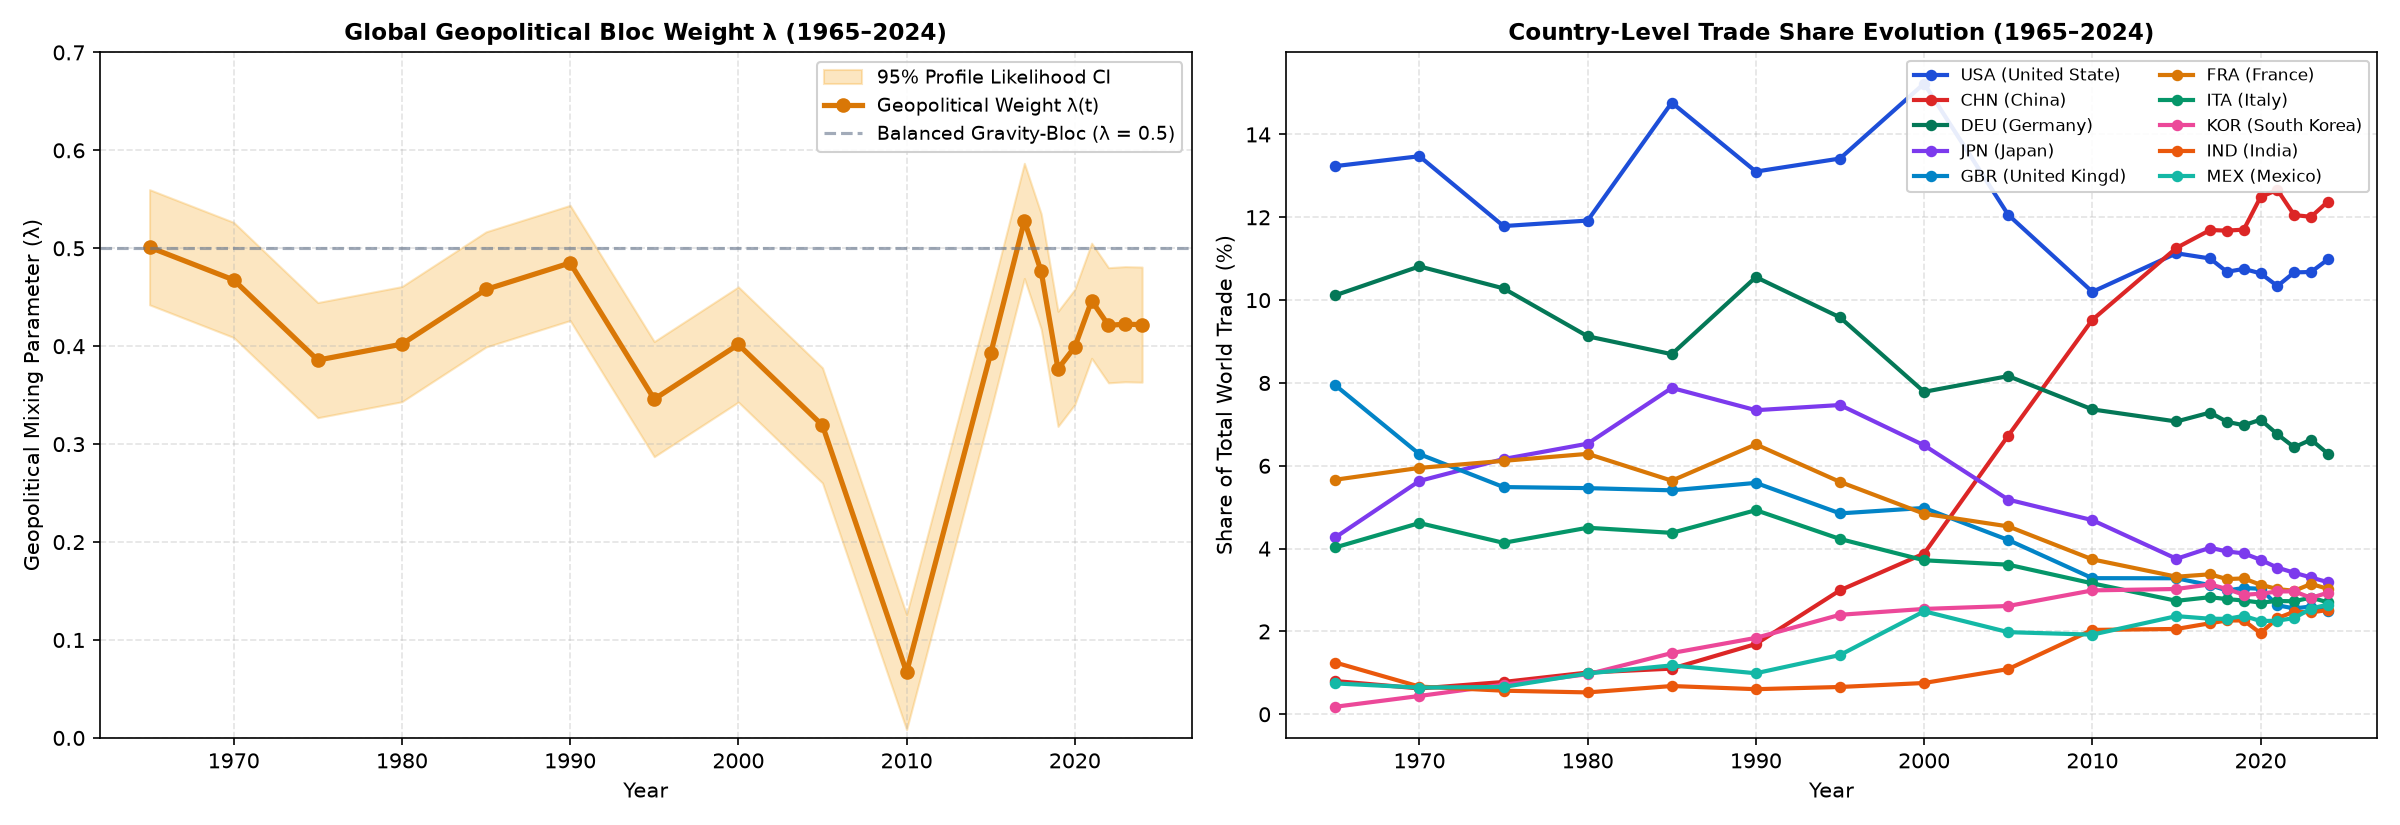

Here is the Python script that generated this plot:
import os, time, torch, numpy as np, pandas as pd, matplotlib.pyplot as plt
from scipy.spatial.distance import cdist

device = torch.device("cpu")
torch.manual_seed(0); np.random.seed(0)

# ----------------------------------------------------------------------
# 1. File Paths and Lookups Setup
# ----------------------------------------------------------------------
gravity_file = "../data/World_commercial_network/Gravity_V202211.csv"
coords_file  = "../data/World_commercial_network/countries_codes_and_coordinates.csv"
baci_dir     = "../data/World_commercial_network/BACI_2017_2024_dataset"

# Coordinates lookup
df_c = pd.read_csv(coords_file)
df_c.columns = [c.strip().replace('"','') for c in df_c.columns]
for col in df_c.columns:
    df_c[col] = df_c[col].astype(str).str.strip().str.replace('"','')
df_c["lat"] = pd.to_numeric(df_c["Latitude (average)"], errors="coerce")
df_c["lon"] = pd.to_numeric(df_c["Longitude (average)"], errors="coerce")
df_c = df_c.dropna(subset=["Alpha-3 code","lat","lon"]).copy()
iso_to_lat  = dict(zip(df_c["Alpha-3 code"], df_c["lat"]))
iso_to_lon  = dict(zip(df_c["Alpha-3 code"], df_c["lon"]))
iso_to_name = dict(zip(df_c["Alpha-3 code"], df_c["Country"]))

# BACI country code mapping
df_cc = pd.read_csv(f"{baci_dir}/country_codes_V202601.csv")
baci_code_to_iso3 = dict(zip(df_cc["country_code"], df_cc["country_iso3"]))

# Model hyperparameters
N_NATIONS   = 100
R_EARTH     = 6371.0
SIGMA_GAUGE = 1.0
d_s         = 2

# Historical years from Gravity + Recent years from BACI
hist_years = [1965, 1970, 1975, 1980, 1985, 1990, 1995, 2000, 2005, 2010, 2015]
baci_years = [2017, 2018, 2019, 2020, 2021, 2022, 2023, 2024]
all_years  = sorted(hist_years + baci_years)

# Load historical data in chunks
print("Loading historical data from Gravity_V202211.csv...")
t_start = time.time()
cols_to_use = ['year','iso3_o','iso3_d','tradeflow_baci','tradeflow_comtrade_o','tradeflow_comtrade_d','tradeflow_imf_o','tradeflow_imf_d']
chunks = []
for chunk in pd.read_csv(gravity_file, usecols=cols_to_use, chunksize=500_000):
    sub = chunk[chunk['year'].isin(hist_years)]
    if not sub.empty:
        chunks.append(sub)
df_hist = pd.concat(chunks, ignore_index=True)
df_hist['val'] = (
    df_hist['tradeflow_baci']
    .fillna(df_hist['tradeflow_comtrade_o'])
    .fillna(df_hist['tradeflow_comtrade_d'])
    .fillna(df_hist['tradeflow_imf_o'])
    .fillna(df_hist['tradeflow_imf_d'])
)
print(f"  → Loaded {len(df_hist)} historical rows in {time.time() - t_start:.2f}s.")

# Countries to track country-by-country
tracked_countries = ["USA", "CHN", "DEU", "JPN", "GBR", "FRA", "ITA", "KOR", "IND", "MEX"]
country_trade_evolution = {iso: [] for iso in tracked_countries}
yearly_results = []

# ----------------------------------------------------------------------
# 2. Multi-Decade Country-by-Country Inference Loop
# ----------------------------------------------------------------------
print("\nRunning inference loop across 1965–2024...")

for yr in all_years:
    t_yr = time.time()
    if yr in hist_years:
        source_name = "CEPII Gravity"
        df_yr = df_hist[(df_hist['year'] == yr) & (df_hist['val'] > 0) & (df_hist['iso3_o'] != df_hist['iso3_d'])].copy()
        trade_agg = df_yr.groupby(['iso3_o','iso3_d'])['val'].sum().reset_index()
    else:
        source_name = "BACI HS17"
        baci_file = f"{baci_dir}/BACI_HS17_Y{yr}_V202601.csv"
        df_b = pd.read_csv(baci_file, usecols=['i', 'j', 'v'])
        trade_agg = df_b.groupby(['i', 'j'])['v'].sum().reset_index()
        trade_agg['iso3_o'] = trade_agg['i'].map(baci_code_to_iso3)
        trade_agg['iso3_d'] = trade_agg['j'].map(baci_code_to_iso3)
        trade_agg = trade_agg.dropna(subset=['iso3_o', 'iso3_d']).copy()
        trade_agg = trade_agg[(trade_agg['v'] > 0) & (trade_agg['iso3_o'] != trade_agg['iso3_d'])]
        trade_agg.rename(columns={'v': 'val'}, inplace=True)
    
    trade_by_country = (
        trade_agg.groupby('iso3_o')['val'].sum()
        .add(trade_agg.groupby('iso3_d')['val'].sum(), fill_value=0)
    )
    total_world_trade = trade_by_country.sum() / 2.0
    
    all_c = set(trade_agg['iso3_o']).union(set(trade_agg['iso3_d']))
    valid = all_c.intersection(set(iso_to_lat.keys()))
    top_series = trade_by_country.loc[list(valid)].nlargest(N_NATIONS)
    top_iso = set(top_series.index)
    n_nodes = len(top_iso)
    
    df_top = pd.DataFrame({
        "iso": top_series.index,
        "name": [iso_to_name.get(c, c) for c in top_series.index],
        "lat": [iso_to_lat[c] for c in top_series.index],
        "lon": [iso_to_lon[c] for c in top_series.index],
        "trade": top_series.values
    }).reset_index(drop=True)
    iso_to_idx = {iso: i for i, iso in enumerate(df_top["iso"])}
    
    # Record individual country market shares
    for c in tracked_countries:
        if c in trade_by_country:
            country_trade_evolution[c].append(float(trade_by_country[c] / (2.0 * total_world_trade) * 100))
        else:
            country_trade_evolution[c].append(0.0)
            
    # 3D Coordinates
    lat_rad = np.radians(df_top["lat"].values)
    lon_rad = np.radians(df_top["lon"].values)
    x = R_EARTH * np.cos(lat_rad) * np.cos(lon_rad)
    y = R_EARTH * np.cos(lat_rad) * np.sin(lon_rad)
    z = R_EARTH * np.sin(lat_rad)
    X_3d = np.column_stack([x, y, z])
    
    D_phys = cdist(X_3d, X_3d)
    np.fill_diagonal(D_phys, 1e9)
    iu, ju = np.triu_indices(n_nodes, k=1)
    
    trade_top = trade_agg[trade_agg['iso3_o'].isin(top_iso) & trade_agg['iso3_d'].isin(top_iso)]
    W_dir = np.zeros((n_nodes, n_nodes))
    for _, row in trade_top.iterrows():
        W_dir[iso_to_idx[row["iso3_o"]], iso_to_idx[row["iso3_d"]]] += float(row["val"])
    
    W_raw = 0.5 * (W_dir + W_dir.T)
    W = np.log1p(W_raw)
    c_target = float(W.sum(axis=1).mean())
    active_links = int((W > 0).sum() // 2)
    
    r0 = float(2.0 * D_phys.min(axis=1).mean())
    log_r0 = float(np.log(r0))
    
    # PyTorch Tensors
    D_phys_t = torch.tensor(D_phys, dtype=torch.float32, device=device)
    W_obs_u  = torch.tensor(W[iu, ju], dtype=torch.float32, device=device)
    iu_t     = torch.tensor(iu, dtype=torch.long, device=device)
    ju_t     = torch.tensor(ju, dtype=torch.long, device=device)
    eye_mask = 1.0 - torch.eye(n_nodes, device=device)
    
    K_sp0 = np.exp(-D_phys / r0)
    np.fill_diagonal(K_sp0, 0.0)
    s_sp0 = K_sp0.sum(axis=1, keepdims=True) + 1e-12
    W_sp0 = 0.5 * c_target * (K_sp0 / s_sp0 + K_sp0 / s_sp0.T)
    R_init = np.maximum(0.0, W - W_sp0)
    
    U, sv, _ = np.linalg.svd(R_init, full_matrices=False)
    S_init = U[:, :d_s] * np.sqrt(sv[:d_s])
    S_init = (S_init - S_init.mean(axis=0)) / (S_init.std() + 1e-9) * 3.0
    
    logit_lam = torch.tensor(0.0, requires_grad=True, device=device)
    log_r     = torch.tensor(log_r0, requires_grad=True, device=device)
    S_param   = torch.tensor(S_init, requires_grad=True, device=device)
    
    adam_opt = torch.optim.Adam([
        {"params": [logit_lam], "lr": 0.08},
        {"params": [log_r],     "lr": 0.05},
        {"params": [S_param],   "lr": 0.10}
    ])
    for _ in range(40):
        adam_opt.zero_grad()
        lam = torch.sigmoid(logit_lam)
        r   = torch.exp(torch.clamp(log_r, log_r0-3, log_r0+3))
        K_sp = torch.exp(-D_phys_t / r) * eye_mask
        diff = S_param.unsqueeze(1) - S_param.unsqueeze(0)
        D_soc = torch.sqrt((diff**2).sum(-1)+1e-12) + 1e9*torch.eye(n_nodes, device=device)
        K_soc = torch.exp(-D_soc / SIGMA_GAUGE) * eye_mask
        W_raw_t = (1-lam)*K_sp + lam*K_soc
        rs = W_raw_t.sum(dim=1, keepdim=True) + 1e-12
        W_pred = 0.5*c_target*(W_raw_t/rs + W_raw_t/rs.t())
        wu = W_pred[iu_t, ju_t]
        loss = (wu - W_obs_u*torch.log(wu+1e-12)).sum() + 0.5*((log_r-log_r0)/2)**2
        loss.backward(); adam_opt.step()
    
    lbfgs = torch.optim.LBFGS([logit_lam, log_r, S_param], lr=0.5,
                              max_iter=35, history_size=10, line_search_fn="strong_wolfe")
    def closure():
        lbfgs.zero_grad()
        lam = torch.sigmoid(logit_lam)
        r   = torch.exp(torch.clamp(log_r, log_r0-3, log_r0+3))
        K_sp = torch.exp(-D_phys_t / r) * eye_mask
        diff = S_param.unsqueeze(1) - S_param.unsqueeze(0)
        D_soc = torch.sqrt((diff**2).sum(-1)+1e-12) + 1e9*torch.eye(n_nodes, device=device)
        K_soc = torch.exp(-D_soc / SIGMA_GAUGE) * eye_mask
        W_raw_t = (1-lam)*K_sp + lam*K_soc
        rs = W_raw_t.sum(dim=1, keepdim=True) + 1e-12
        W_pred = 0.5*c_target*(W_raw_t/rs + W_raw_t/rs.t())
        wu = W_pred[iu_t, ju_t]
        loss = (wu - W_obs_u*torch.log(wu+1e-12)).sum() + 0.5*((log_r-log_r0)/2)**2
        loss.backward(); return loss
    lbfgs.step(closure)
    
    lam_hat = float(torch.sigmoid(logit_lam).item())
    r_hat   = float(torch.exp(torch.clamp(log_r, log_r0-3, log_r0+3)).item())
    loss_c  = closure().item()
    
    # 95% Profile CI
    dl = 0.04; pl = [loss_c]
    for off in [-dl, dl]:
        lt = torch.tensor(float(np.clip(lam_hat+off, 0.01, 0.99)), device=device)
        lr_p = log_r.clone().detach().requires_grad_(True)
        S_p  = S_param.clone().detach().requires_grad_(True)
        opt_p = torch.optim.LBFGS([lr_p, S_p], lr=0.5, max_iter=20, line_search_fn="strong_wolfe")
        def pc():
            opt_p.zero_grad()
            r = torch.exp(torch.clamp(lr_p, log_r0-3, log_r0+3))
            K_sp = torch.exp(-D_phys_t/r)*eye_mask
            diff = S_p.unsqueeze(1)-S_p.unsqueeze(0)
            D_soc = torch.sqrt((diff**2).sum(-1)+1e-12)+1e9*torch.eye(n_nodes, device=device)
            K_soc = torch.exp(-D_soc/SIGMA_GAUGE)*eye_mask
            W_raw_t = (1-lt)*K_sp + lt*K_soc
            rs = W_raw_t.sum(dim=1, keepdim=True)+1e-12
            W_pred = 0.5*c_target*(W_raw_t/rs + W_raw_t/rs.t())
            wu = W_pred[iu_t, ju_t]
            loss = (wu - W_obs_u*torch.log(wu+1e-12)).sum() + 0.5*((lr_p-log_r0)/2)**2
            loss.backward(); return loss
        opt_p.step(pc); pl.append(pc().item())
    
    d2 = (pl[2]-2*pl[0]+pl[1])/(dl**2)
    lam_std = float(np.sqrt(1.0/d2)) if d2 > 1e-3 else 0.03
    ci_lo = float(np.clip(lam_hat-1.96*lam_std, 0, 1))
    ci_hi = float(np.clip(lam_hat+1.96*lam_std, 0, 1))
    
    yearly_results.append({
        "year": yr,
        "source": source_name,
        "lambda": lam_hat,
        "ci_lo": ci_lo,
        "ci_hi": ci_hi,
        "gravity_share": 1.0 - lam_hat,
        "r_km": r_hat,
        "active_links": active_links
    })

df_res = pd.DataFrame(yearly_results)
print("Inference completed across all years.")

# ----------------------------------------------------------------------
# 3. Clean 2-Panel Visualization (Top 2 Plots Only, y in [0.0, 0.7])
# ----------------------------------------------------------------------
fig, axes = plt.subplots(1, 2, figsize=(16, 5.5))
years = df_res["year"].values
lams  = df_res["lambda"].values
ci_l  = df_res["ci_lo"].values
ci_h  = df_res["ci_hi"].values

# Panel 1: Clean Evolution of Global Lambda over Time (y-range: 0.0 to 0.7)
ax1 = axes[0]
ax1.fill_between(years, ci_l, ci_h, color="#f59e0b", alpha=0.25, label="95% Profile Likelihood CI")
ax1.plot(years, lams, marker="o", color="#d97706", lw=2.5, markersize=6, label="Geopolitical Weight λ(t)")
ax1.axhline(0.5, color="#64748b", ls="--", alpha=0.6, label="Balanced Gravity-Bloc (λ = 0.5)")
ax1.set_xlabel("Year", fontsize=10)
ax1.set_ylabel("Geopolitical Mixing Parameter (λ)", fontsize=10)
ax1.set_title("Global Geopolitical Bloc Weight λ (1965–2024)", fontweight="bold", fontsize=11)
ax1.set_ylim(0.0, 0.7)
ax1.grid(True, ls="--", alpha=0.35)
ax1.legend(loc="upper right", fontsize=9, framealpha=0.9)

# Panel 2: Country-Level Market Share Evolution (Top 10 Powers)
ax2 = axes[1]
country_colors = {
    "USA": "#1d4ed8", "CHN": "#dc2626", "DEU": "#047857", "JPN": "#7c3aed",
    "GBR": "#0284c7", "FRA": "#d97706", "ITA": "#059669", "KOR": "#ec4899",
    "IND": "#ea580c", "MEX": "#14b8a6"
}
for c in tracked_countries:
    ax2.plot(years, country_trade_evolution[c], marker="o", markersize=4.5, lw=2.0,
             color=country_colors.get(c, "#64748b"), label=f"{c} ({iso_to_name.get(c, c)[:12]})")
ax2.set_xlabel("Year", fontsize=10)
ax2.set_ylabel("Share of Total World Trade (%)", fontsize=10)
ax2.set_title("Country-Level Trade Share Evolution (1965–2024)", fontweight="bold", fontsize=11)
ax2.grid(True, ls="--", alpha=0.35)
ax2.legend(loc="upper right", fontsize=8, ncol=2, framealpha=0.9)

plt.tight_layout()
plt.savefig("test_2plots_lambda_0_to_07.png", dpi=150)
print("\nPlot saved successfully to test_2plots_lambda_0_to_07.png")
